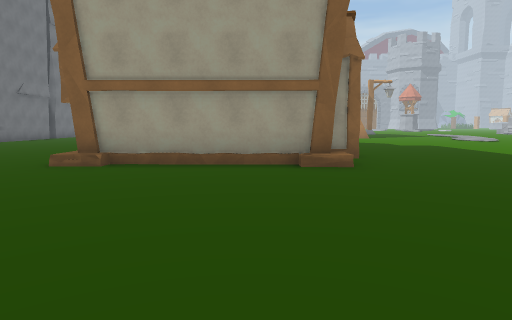
view 1 (above)

24 first-person views from a walk through a 3-D level made in the Unity game engine. The camera is 1.4 m above the floor, tilts 6° down and sees 75° across. The floor is counted in squares, 2 m on a side. Each view is taken from the middle of a square. On the plan, view 1 faces up. The plan holds only what a view shows up to about 10 squares ahead; the rest is blank. The place goes on beyond the plan. Some animated figures are left out. Door leaves are left out, so doorways stand open. Some surface patterns are stand-ins.

view 2
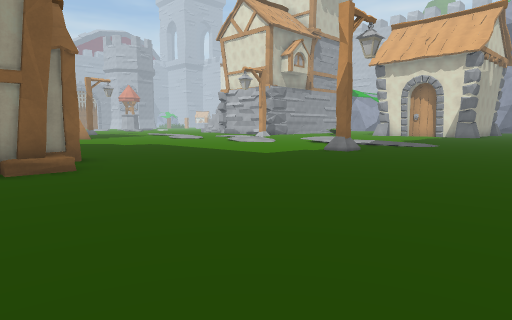

view 3
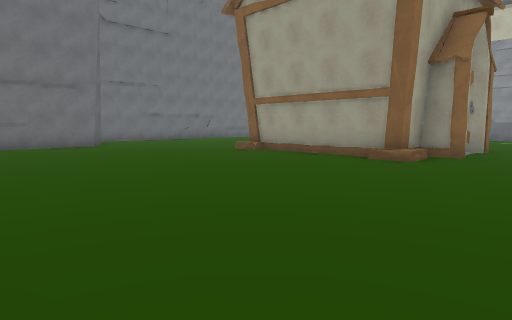

view 4
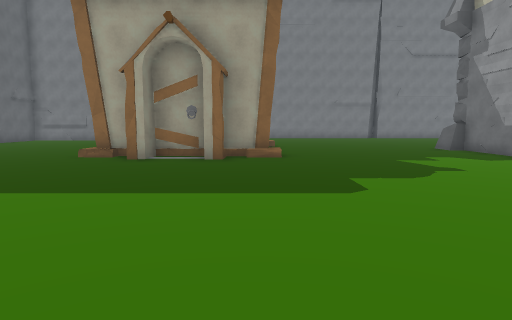

view 5
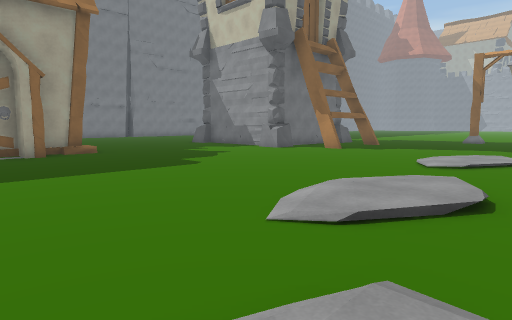

view 6
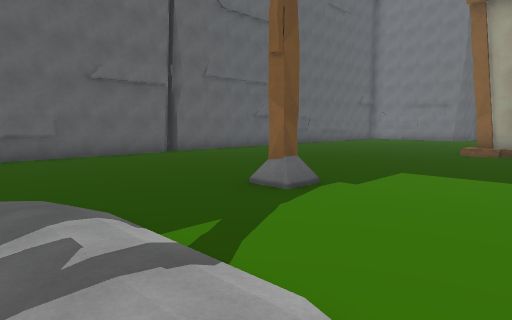

view 7
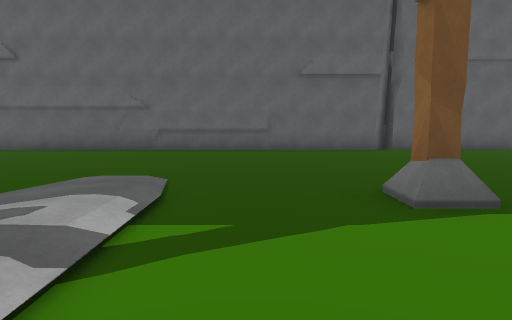

view 8
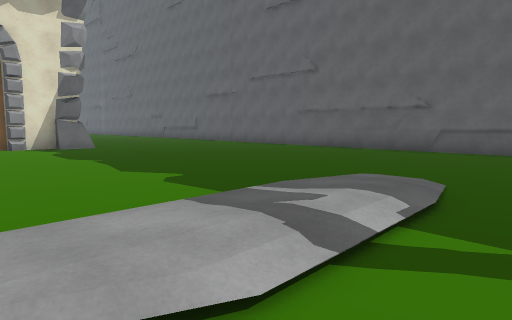

view 9
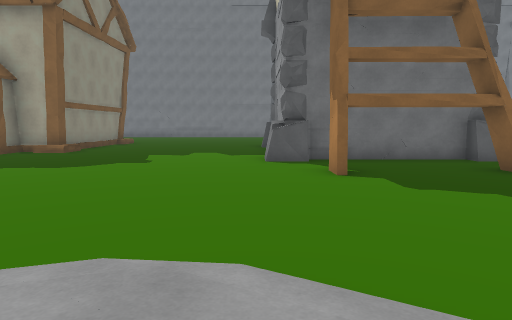

view 10
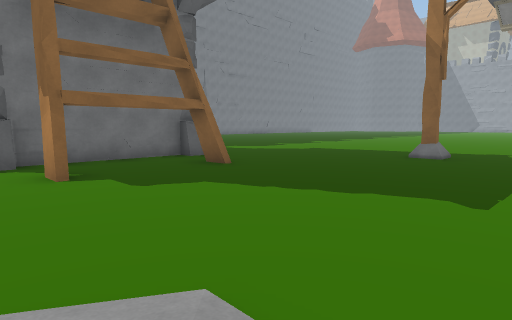

view 11
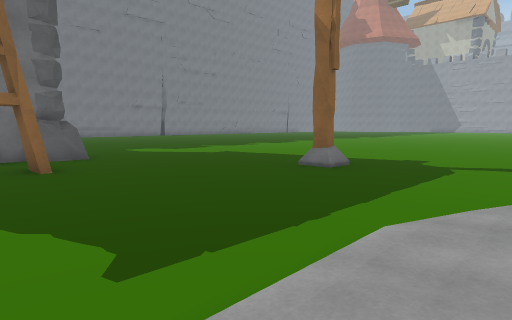

view 12
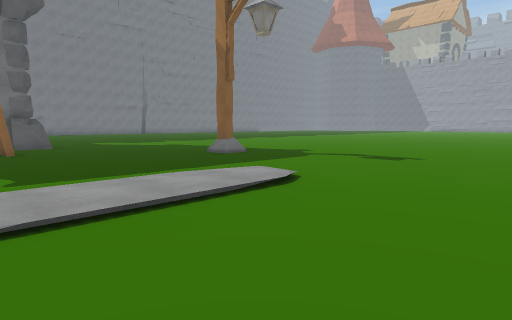

view 13
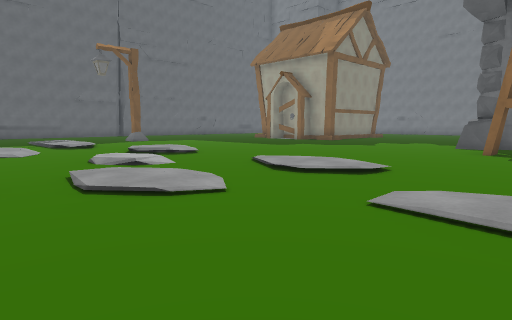

view 14
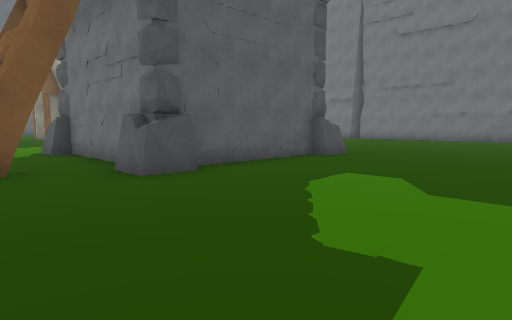

view 15
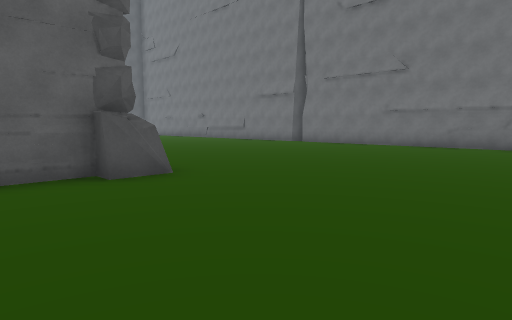

view 16
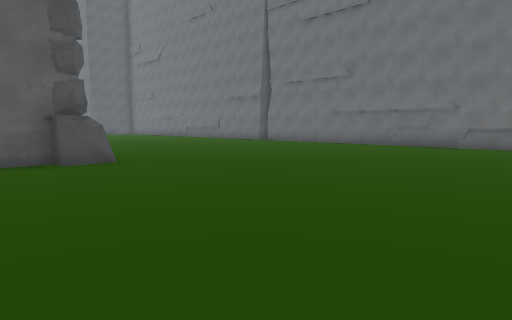

view 17
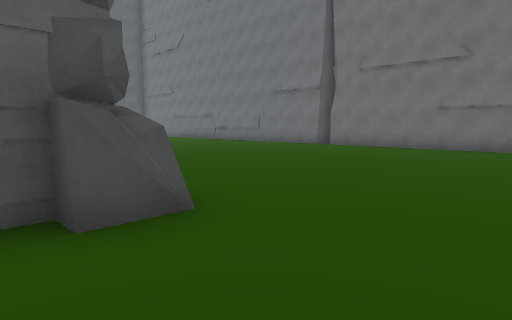

view 18
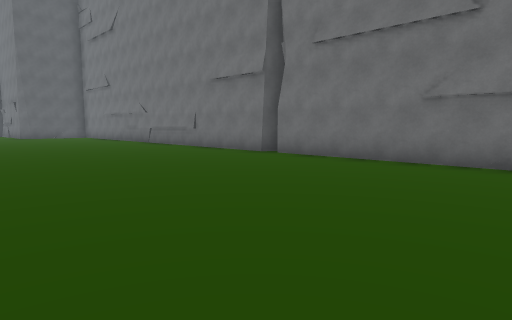

view 19
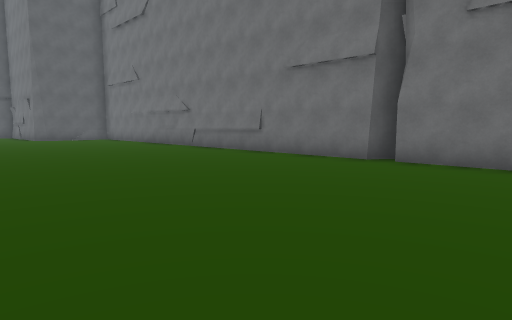

view 20
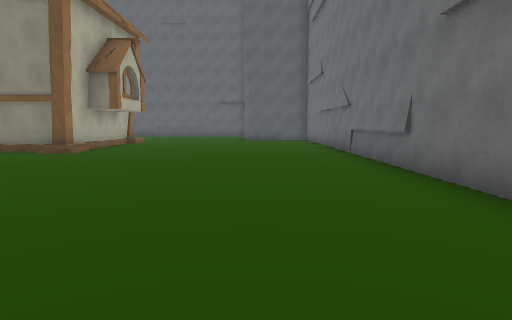

view 21
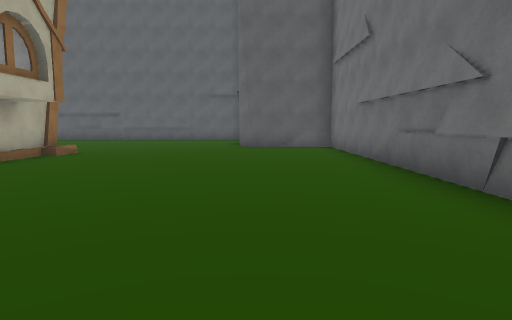

view 22
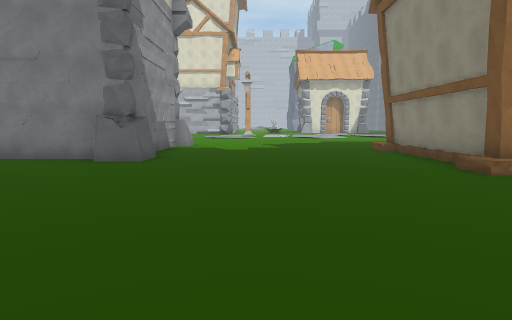

view 23
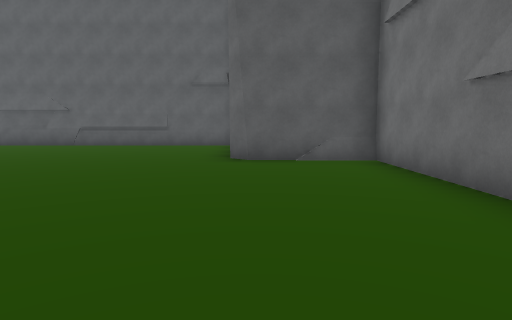

view 24
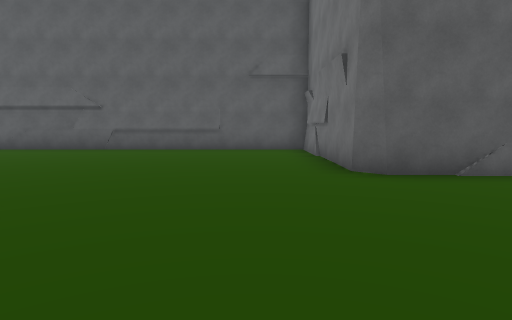

### Floor plan
Key: @ floor where view 1 was taken; # wall or solid block; x gap in a wall; . main floor; : floor 0.25 m higher than the main floor; / step, stairs or slope; D open door; L lamp.
Columns run from 11 left of view 1 to 20 right of it. Each row starts with its distance up from view 1.
 29                    .......
 28         .....     ........
 27   ...........    .........
 26 #.........................
 25 #..................L......
 24 #.........................
 23 #..........................
 22 #...................../:...
 21 #.........#####......./:...
 20 #.........#   #.#...../:...
 19 #.........#   #......./:...
 18 #.........#   #............
 17 #.........#####x#..../.....
 16 #....................:/./..
 15 #....................:/.:/
 14 #..................../../.
 13 #......................:/.
 12 #....................///..
 11 #....................//...
 10 #.......#####........//../
  9 #.......#   ##......./../:
  8 #.......#   #D........//./
  7 #.......#   ##......../:........
  6 #.......#####........./:........
  5 #..................L..//........
  4 #.....................//........
  3 ####...........................
  2    #..........................
  1    #.........................
  0    #.......@................
 -1    #.........................
 -2    ##########################

Positions as (right, up) in squares from view 1, and headings:
1: (0, 0), facing up
2: (0, 0), facing up-right
3: (4, -1), facing up-left
4: (10, 10), facing left
5: (12, 7), facing up-left
6: (12, 8), facing down-left
7: (10, 8), facing down
8: (10, 8), facing down-right
9: (11, 16), facing left
10: (11, 16), facing up-left
11: (12, 19), facing up-left
12: (15, 19), facing up-left
13: (15, 19), facing down-left
14: (6, 26), facing down-left
15: (1, 26), facing down-left
16: (1, 28), facing down-left
17: (0, 24), facing down-left
18: (-4, 23), facing down-left
19: (-4, 20), facing down-left
20: (-8, 19), facing down
21: (-8, 14), facing down
22: (-8, 14), facing right
23: (-8, 10), facing down
24: (-6, 8), facing down
